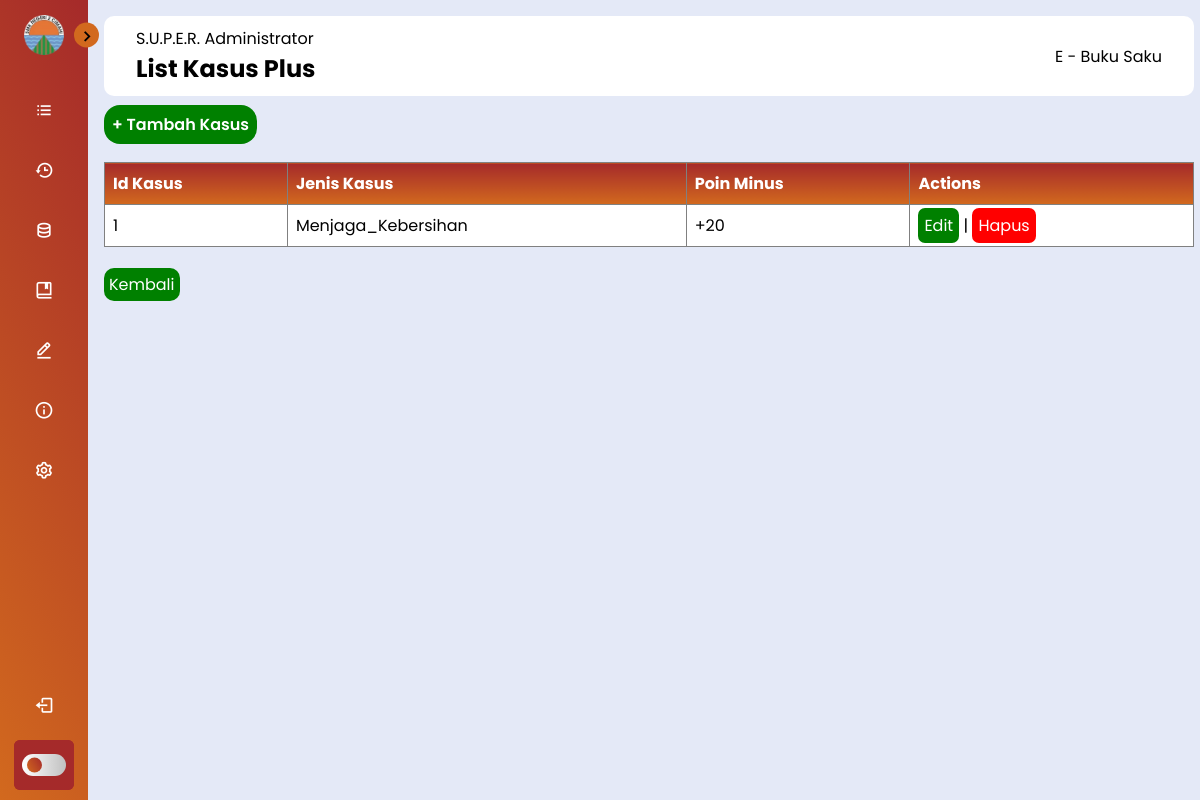
/S.U.P.E.R/list_kasus_plus.php (signed in), run on the app's committed database.
### tables this page shows
CREATE TABLE `tb_kasus_plus` (
  `id_kasus` int(4) NOT NULL,
  `jenis_kasus` varchar(50) NOT NULL,
  `poin` int(11) NOT NULL
);

### S.U.P.E.R/list_kasus_plus.php (the view, shortened to what this page needs)
<!DOCTYPE html>
<html lang="en">
<head>
    <link rel="stylesheet" href="styleBar.css">
    <link href='https://unpkg.com/boxicons@2.1.4/css/boxicons.min.css' rel='stylesheet'>
    <link rel="stylesheet" href="https://cdnjs.cloudflare.com/ajax/libs/
    font-awesome/6.4.0/css/all.min.css">
    <link rel="stylesheet" href="https://cdn.datatables.net/1.13.7/css/jquery.dataTables.min.css">
</head>
<body>
    <nav class="sidebar close">
        <header>
            <div class="image-text">
                <span class="image">
                    <img src="../img/smkn2cmi.png" alt="logo">
                </span>
            </div>
            <i class='bx bx-chevron-right toggle'></i>
        </header>
        <div class="menu-bar">
            <div class="menu">
                <ul class="menu-link">
                    <li class="nav-link">
                        <a href="admin-buksak.php">
                            <i class='bx bx-list-ul icon'></i>
                        </a>
                    </li>
                    <li class="nav-link">
                        <a href="data-kasus.php">
                            <i class='bx bx-history icon'></i>
                        </a>
                    </li>
                    <li class="nav-link">
                        <a href="kasus.php">
                            <i class='bx bx-data icon'></i>
                        </a>
                    </li>
                    <li class="nav-link">
                        <a href="pedoman.php">
                            <i class='bx bx-book-bookmark icon'></i>
                        </a>
                    </li>
                    <li class="nav-link">
                        <a href="hapus-pelanggaran.php">
                            <i class='bx bx-edit-alt icon'></i>
                        </a>
                    </li>
                    <li class="nav-link">
                        <a href="credit-buksak.php">
                        <i class='bx bx-info-circle icon'></i>
                        </a>
                    </li>
                    <li class="nav-link">
                        <a href="admin-settings.php">
                            <i class='bx bx-cog icon'></i>
                        </a>
                    </li>
                </ul>
            </div>
            <div class="bottom-content">
                <li class="">
                    <a href="../index.php">
                        <i class='bx bx-log-out icon'></i>
                    </a>
                </li>
                <li class="mode">
                    <div class="moon-sun">
                    </div>
                    <div class="toggle-switch">
                        <span class="switch"></span>
                    </div>
                </li>
            </div>
        </div>
    </nav>
    <div class="main--content">
        <div class="header--wrapper">
            <div class="header--title">
                <span>S.U.P.E.R. Administrator</span>
                <h2>List Kasus Plus</h2>
            </div>
            <div class="header--title">
                <span>E - Buku Saku</span>
            </div>
        </div>
<div>
    <?php
    include 'koneksi.php';
    $sql = "SELECT * FROM tb_kasus_plus";
    $role = mysqli_query($conn, $sql);
    ?>
    <nav>
        <a href="tambah_kasus_plus.php" style="padding: 8px; border-radius: 16px; background-color: green; color: white; font-weight: 600;">+ Tambah Kasus</a>
    </nav>
    <br>
    <table border="1" cellspacing="0" cellpadding="10px">
        <thead>
            <tr>
                <th>Id Kasus</th>
                <th>Jenis Kasus</th>
                <th>Poin Minus</th>
                <th>Actions</th>
            </tr>
        </thead>
        <tbody>
            <?php foreach ($role as $row) : ?>
                <tr>
                    <td><?= $row["id_kasus"];  ?></td>
                    <td><?= $row["jenis_kasus"];  ?></td>
                    <td>+<?= $row["poin"];  ?></td>
                    <td>
                    <?php
                    echo "<a href='edit_kasus_plus.php?id=$row[id_kasus]' class='edit'>Edit</a>";
                    ?>
                    |
                    <a href="hapus_kasus_plus.php?id=<?= $row['id_kasus']; ?>" onclick="return confirm ('yakin hapus?');" class='hapus'>Hapus</a>
                    </td>
                </tr>
            <?php endforeach; ?>
        </tbody>
    </table>
    <br>
    <a href="kasus.php" class="btn">Kembali</a>
</body>
</html>

### S.U.P.E.R/styleBar.css (style rules this page uses)
* { font-family: 'Poppins', sans-serif; margin: 0; padding: 0; box-sizing: border-box; }
:root { --body-color: #E4E9F7; --sidebar-color: linear-gradient(240deg, brown, chocolate); --primary-color: chocolate; --primary-color-light: brown; --toggle-color: linear-gradient(270deg, silver, white); --text-color: #fff; --tran-02: all .2s ease; --tran-03: all .3s ease; --tran-04: all .4s ease; --tran-05: all .5s ease; }
body { height: 100vh; background: var(--body-color); transition: var(--tran-05); }
.sidebar { position: fixed; top: 0; left: 0; height: 100%; width: 250px; padding: 10px 14px; background: var(--sidebar-color); transition: var(--tran-05); z-index: 100; }
.sidebar.close { width: 88px; }
.sidebar .image { min-width: 60px; display: flex; align-items: center; justify-content: center; }
.sidebar li { height: 50px; margin-top: 10px; list-style: none; display: flex; align-items: center; }
.sidebar li .icon { display: flex; align-items: center; justify-content: center; min-width: 60px; font-size: 20px; }
.sidebar li .icon, .sidebar li .text { color: var(--text-color); transition: var(--tran-02); }
.sidebar .image-text img { width: 40px; border-radius: 6px; }
.sidebar header { position: relative; }
.sidebar header .image-text { display: flex; align-items: center; }
.sidebar header .toggle { position: absolute; top: 50%; right: -25px; transform: translateY(-50%) rotate(180deg); height: 25px; width: 25px; background: var(--primary-color); display: flex; align-items: center; justify-content: center; border-radius: 50%; color: var(--sidebar-color); font-size: 22px; transition: var(--tran-02); }
.sidebar.close header .toggle { transform: translateY(-50%); }
.sidebar .menu { margin-top: 15px; }
.sidebar li a { height: 100%; width: 100%; display: flex; align-items: center; text-decoration: none; border-radius: 6px; transition: var(--tran-04); }
.sidebar .menu-bar { height: calc(100% - 50px); display: flex; flex-direction: column; justify-content: space-between; }
.menu-bar .mode { position: relative; border-radius: 6px; background: var(--primary-color-light); }
.menu-bar .mode .moon-sun { height: 50px; width: 60px; display: flex; align-items: center; }
.menu-bar .mode .toggle-switch { position: absolute; right: 0; display: flex; align-items: center; justify-content: center; height: 100%; min-width: 60px; cursor: pointer; border-radius: 6px; background: var(--primary-color-light); transition: var(--tran-05); }
.toggle-switch .switch { position: relative; height: 22px; width: 44px; border-radius: 25px; background: var(--toggle-color); transition: var(--tran-05); }
.switch::before { content: ''; position: absolute; height: 15px; width: 15px; border-radius: 50%; top: 50%; left: 5px; transform: translateY(-50%); background: var(--sidebar-color); transition: var(--tran-03); }
.main--content { position: relative; width: 93.5%; margin-left: 88px; padding: 1rem; }
.header--wrapper { display: flex; justify-content: space-between; align-items: center; flex-wrap: wrap; background: #fff; border-radius: 10px; padding: 10px 2rem; margin-bottom: 1rem; }
.header--title { color: linear-gradient(brown, chocolate); }
table { font-family: arial, sans-serif; border-collapse: collapse; width: 100%; background-color: white; }

### S.U.P.E.R/list_kasus_plus.php (style rules this page uses)
.edit, .hapus { text-decoration: none; color: white; padding: 6px; border-radius: 7px; }
.edit { background-color: green; }
.hapus { background-color: red; }
th, td { text-align: left; padding: 8px; }
th { background: linear-gradient(brown, chocolate); color: white; }
nav a { text-decoration: none; color: black; }
.btn { text-decoration: none; padding: 5px; color: white; background-color: green; border-radius: 10px; }

### data on the page
tb_kasus_plus: id_kasus "1", jenis_kasus "Menjaga_Kebersihan", poin "20"
